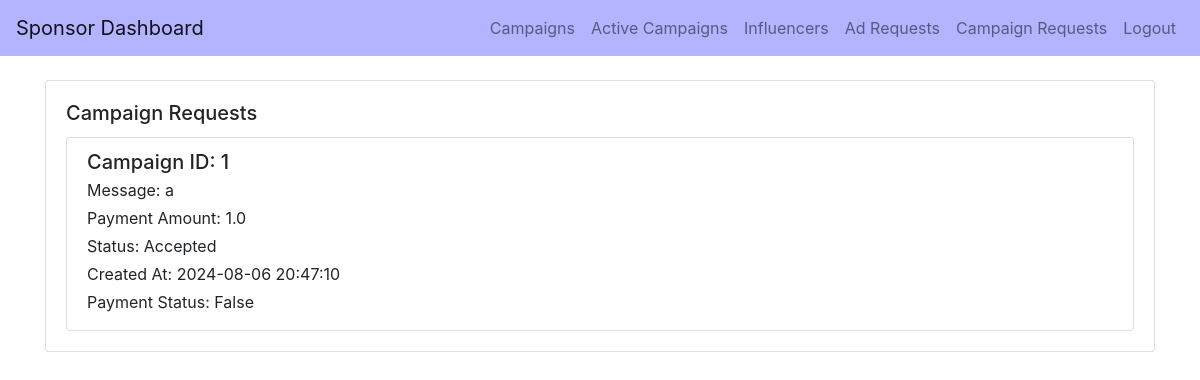
The app's page /sponsor_campaign_requests/google_admin, older data.
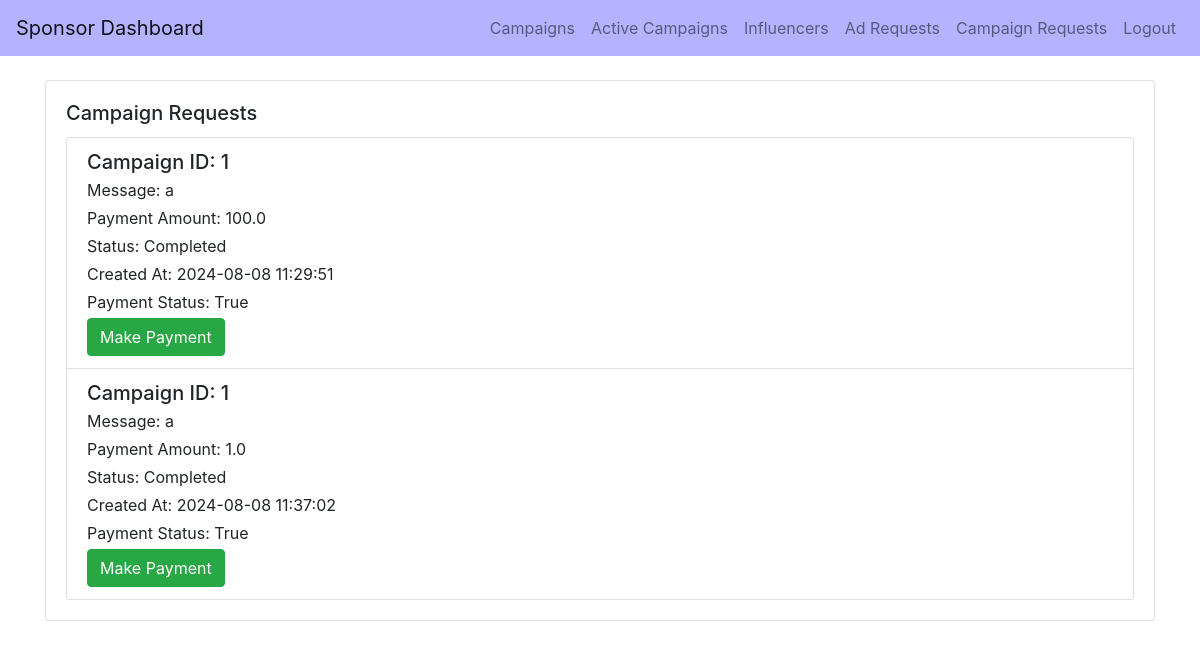
The same page, newer data.
### backend/models.py (models this page shows)
class CampaignRequest(db.Model):
    __tablename__ = 'campaign_request'
    id = db.Column(db.Integer, primary_key=True)
    campaign_id = db.Column(db.Integer, db.ForeignKey('campaign.id'), nullable=False)
    influencer_id = db.Column(db.Integer, db.ForeignKey('user.id'), nullable=False)
    sponsor_id = db.Column(db.Integer, db.ForeignKey('sponsor.id'), nullable=False)  # Added this field
    messages = db.Column(db.Text, nullable=True)
    payment_amount = db.Column(db.Float, nullable=False)  # Added this field
    status = db.Column(db.String(10), nullable=False)  # Pending, Accepted, Rejected
    complete = db.Column(db.Boolean, default=False, nullable=False)
    complete_confirmed = db.Column(db.Boolean, default=False, nullable=False)
    payment = db.Column(db.Boolean, default=False, nullable=False)
    created_at = db.Column(db.DateTime, default=db.func.current_timestamp(), nullable=False)
    campaign = db.relationship('Campaign', backref='campaign_requests_campaign', lazy=True)
    influencer = db.relationship('User', backref='campaign_requests', foreign_keys=[influencer_id])
    sponsor = db.relationship('Sponsor', backref='campaign_requests_sponsor', foreign_keys=[sponsor_id])

### backend/controller.py (the view)
@app.route('/sponsor_campaign_requests/<username>', methods=['GET'])
def sponsor_campaign_requests(username):
    usr = User.query.filter_by(username=username).first()
    if usr and usr.role == 'sponsor':
        sponsor = Sponsor.query.filter_by(user_id=usr.id).first()
        if sponsor:
            campaign_requests = CampaignRequest.query.filter_by(sponsor_id=sponsor.id).all()
            return render_template("sponsor_campaign_requests.html",
                                    username=usr.username,
                                    name=sponsor.name,
                                    email=sponsor.email,
                                    company=sponsor.company,
                                    industry=sponsor.industry,
                                    campaign_requests=campaign_requests)
    return redirect(url_for('index'))

### templates/sponsor_campaign_requests.html (shortened to what this page needs)
<!DOCTYPE html>
<html lang="en">
<head>
    <link href="https://stackpath.bootstrapcdn.com/bootstrap/4.5.2/css/bootstrap.min.css" rel="stylesheet">
</head>
<body>
    <nav class="navbar navbar-expand-lg navbar-light" style="background-color: #b3b3ff;">
        <a class="navbar-brand" href="/sponsor_dashboard/{{ username }}">Sponsor Dashboard</a>
        <div class="collapse navbar-collapse">
            <ul class="navbar-nav ml-auto">
                <li class="nav-item">
                    <a class="nav-link" href="/sponsor_campaigns/{{ username }}">Campaigns</a>
                </li>
                <li class="nav-item">
                    <a class="nav-link" href="{{ url_for('active_campaigns_sponsor', username=username) }}">Active Campaigns</a>
                </li>
                <li class="nav-item">
                    <a class="nav-link" href="/sponsor_influencers/{{ username }}">Influencers</a>
                </li>
                <li class="nav-item">
                    <a class="nav-link" href="/sponsor_ad_requests/{{ username }}">Ad Requests</a>
                </li>
                <li class="nav-item">
                    <a class="nav-link" href="/sponsor_campaign_requests/{{ username }}">Campaign Requests</a>
                </li>
                <li class="nav-item">
                    <a class="nav-link" href="{{ url_for('logout') }}">Logout</a>
                </li>
            </ul>
        </div>
    </nav>
<div class="container mt-4">
    <div class="row">
        <div class="col-md-12">
            <div class="card mb-4">
                <div class="card-body">
                    <h5 class="card-title">Campaign Requests</h5>
                    <div class="list-group">
                        {% if campaign_requests %}
                            {% for request in campaign_requests %}
                                <div class="list-group-item">
                                    <h5 class="mb-1">Campaign ID: {{ request.campaign_id }}</h5>
                                    <p class="mb-1">Message: {{ request.messages }}</p>
                                    <p class="mb-1">Payment Amount: {{ request.payment_amount }}</p>
                                    <p class="mb-1">Status: {{ request.status }}</p>
                                    <p class="mb-1">Created At: {{ request.created_at }}</p>
                                    <p class="mb-1">Payment Status: {{ request.payment }}</p>
                                    {% if request.status == 'Completed' %}
                                        <form action="{{ url_for('confirm_payment', request_id=request.id) }}" method="POST">
                                            <button type="submit" class="btn btn-success">Make Payment</button>
                                        </form>
                                    {% endif %}
                                </div>
                            {% endfor %}
                        {% else %}
                            <p>No campaign requests found.</p>
                        {% endif %}
                    </div>
                </div>
            </div>
        </div>
    </div>
</div>
</body>
</html>

Row changes from the older to the newer data that the page shows:
changed CampaignRequest (number 1 of 2 on the later page): payment_amount "1.0" → "100.0"; status "Accepted" → "Completed"; created_at "2024-08-06 20:47:10" → "2024-08-08 11:29:51"; payment "False" → "True"; now shows "Make Payment"
added CampaignRequest: campaign_id "1", messages "a", payment_amount "1.0", status "Completed", created_at "2024-08-08 11:37:02", payment "True"
